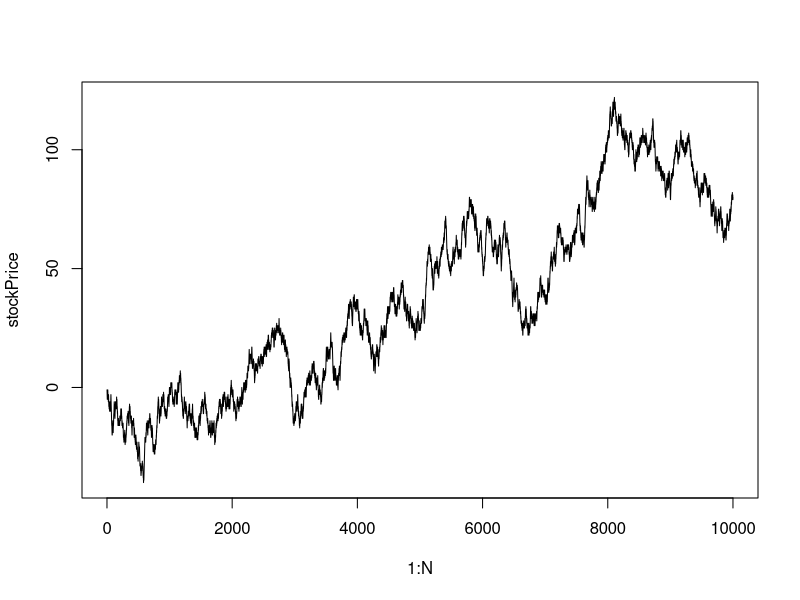
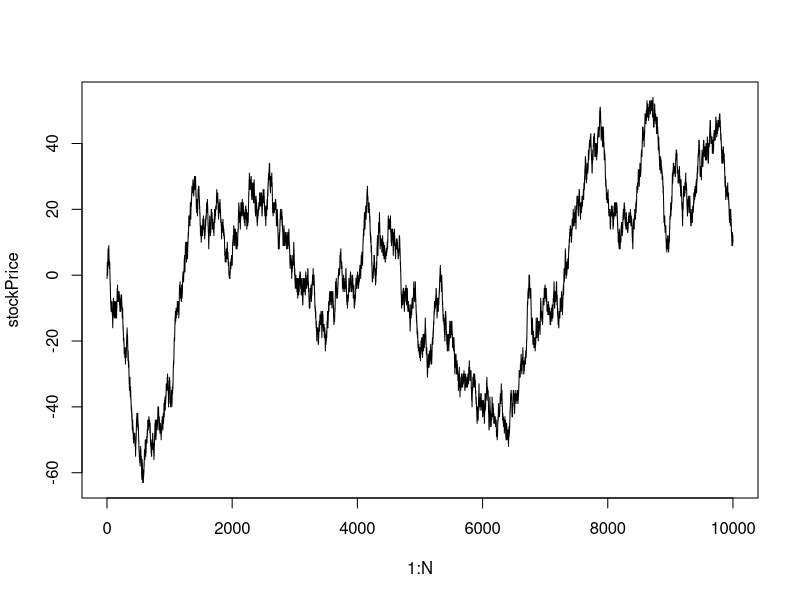
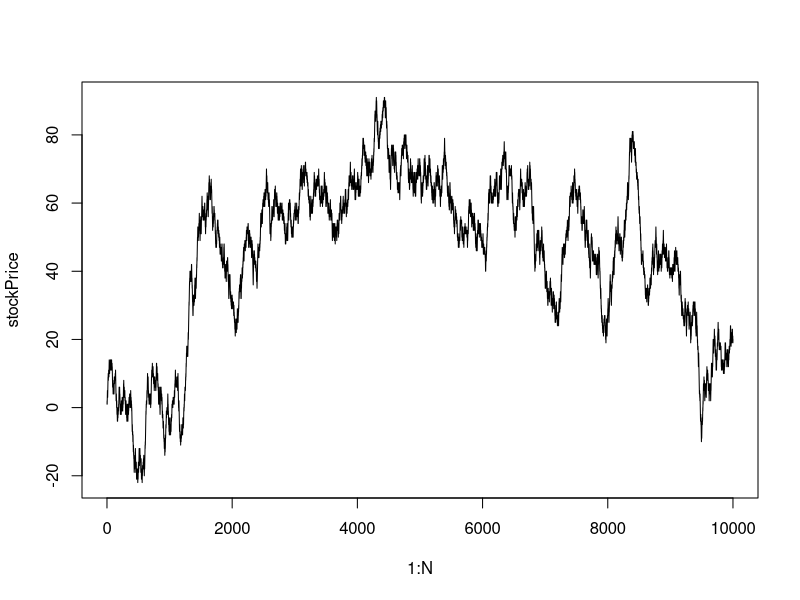
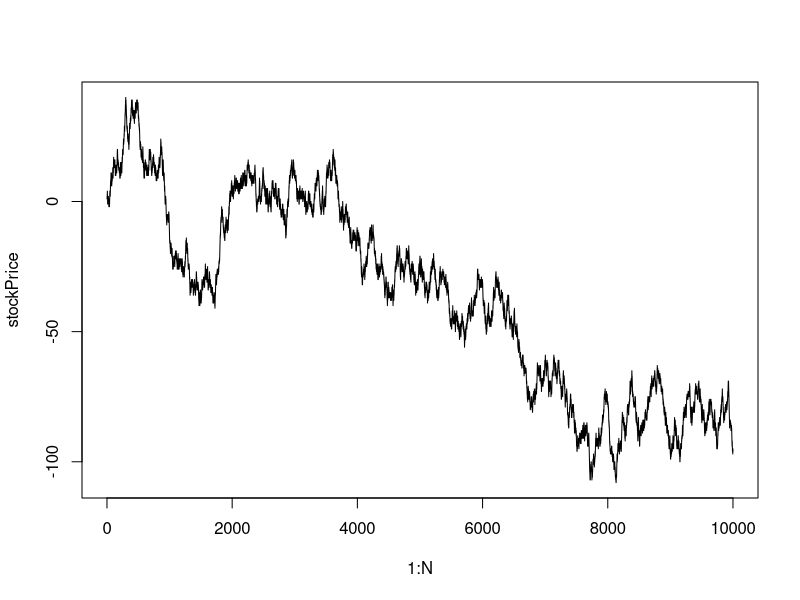

Generate these figures, in order, with R:
## ---- chunk 1
set.seed(127)

# flip 10000 times
N <- 10000

for (trial in 1:4) { # run four trials
  dayResult <- rbinom(10000,1,0.5) # generate 10000 Bernoulli RVs, the 1s will represent increase days for stock price
  dayResult[dayResult == 0] <- -1 # replace the 0s with -1s, which represent decrease days for stock price
  stockPrice = cumsum(dayResult) # actual price of the stock is the cumulative sum
  
  plot(1:N,stockPrice,type="l")
}
